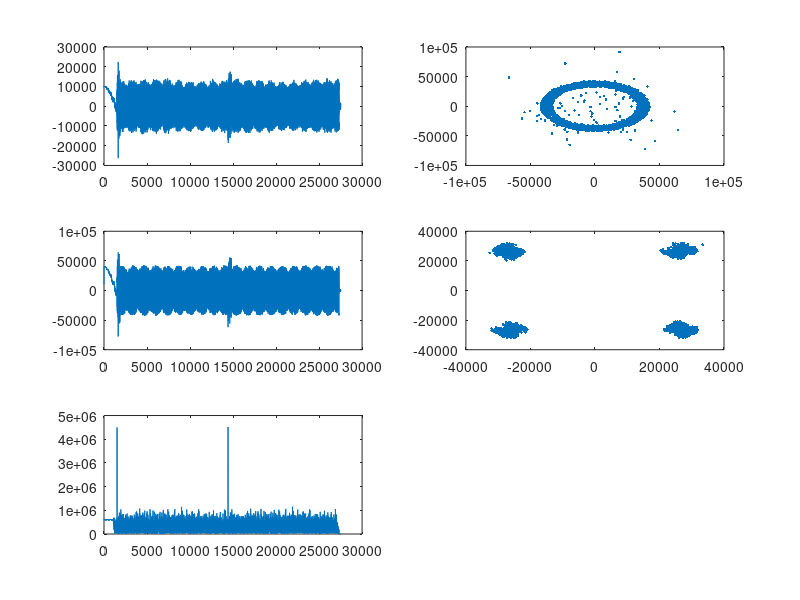

Write the MATLAB code that produced this figure.
%close all;
%clear all;

fid1=fopen('x_freq.dat','r');
x_freq=fread(fid1, 55002,'double');
fclose(fid1);


xComplex_freq= zeros(1,55002/2);
count = 1;
for i=1:2:55002
    xComplex_freq(count) = complex(x_freq(i),x_freq(i+1));
    count = count+1;
end

length(xComplex_freq);

figure(2)
subplot(3,2,1)
plot(real(xComplex_freq));

fid1=fopen('x_matched.dat','r');
x_matched=fread(fid1, 55002,'double');
fclose(fid1);


xComplex_matched= zeros(1,55002/2);
count = 1;
for i=1:2:55002
    xComplex_matched(count) = complex(x_matched(i),x_matched(i+1));
    count = count+1;
end

length(xComplex_matched);

subplot(3,2,3)
plot(real(xComplex_matched));

fid1=fopen('x_downsamp.dat','r');
x_downsamp=fread(fid1, 2*3225,'double');
fclose(fid1);


xComplex_downsamp= zeros(1,3225);
count = 1;
for i=1:2:3225*2
    xComplex_downsamp(count) = complex(x_downsamp(i),x_downsamp(i+1));
    count = count+1;
end

length(xComplex_downsamp);

subplot(3,2,2)
plot(xComplex_downsamp,'.');


fid1=fopen('xcorr.dat','r');
xcorr=fread(fid1, 55002,'double');
fclose(fid1);


xComplex_corr= zeros(1,55002/2);
count = 1;
for i=1:2:55002
    xComplex_corr(count) = complex(xcorr(i),xcorr(i+1));
    count = count+1;
end

length(xComplex_corr);

figure(2)
subplot(3,2,5)
plot(abs(xComplex_corr));



fid1=fopen('x_filt.dat','r');
x_filt=fread(fid1, 2*3125,'double');
fclose(fid1);


xComplex_filt= zeros(1,3125);
count = 1;
for i=1:2:3125*2
    xComplex_filt(count) = complex(x_filt(i),x_filt(i+1));
    count = count+1;
end

length(xComplex_filt);

subplot(3,2,4)
plot(xComplex_filt,'.');




